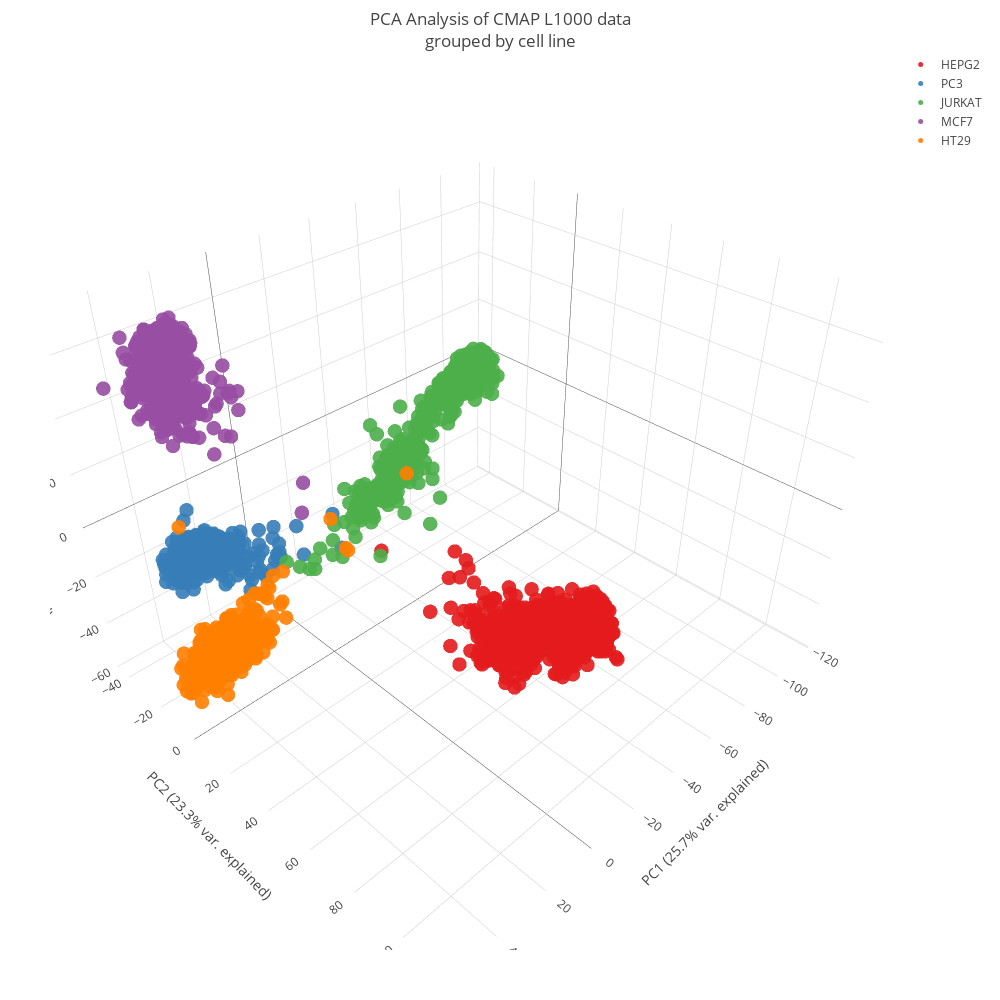

Notebook code for this chart:
### Code cell
fig = plot3dScatter(pcaDataframe, 'cellType', varLabelDict, annotationColumn='perturbationLabel', title='PCA Analysis of CMAP L1000 data<br>grouped by cell line')
iplot(fig)

### Figure 1 — Plotly figure (JSON) as saved in the notebook; plotly's stock layout.template omitted (floating-point values rounded to 4 significant figures; data arrays with more than 128 entries replaced by an {"elided": "..."} marker saying what was removed)
{"data": [{"marker": {"color": "#e41a1c", "opacity": 0.9, "size": 5}, "mode": "markers", "name": "HEPG2", "text": {"elided": "1082 str values"}, "type": "scatter3d", "x": {"elided": "1082 float values"}, "y": {"elided": "1082 float values"}, "z": {"elided": "1082 float values"}}, {"marker": {"color": "#377eb8", "opacity": 0.9, "size": 5}, "mode": "markers", "name": "PC3", "text": {"elided": "1081 str values"}, "type": "scatter3d", "x": {"elided": "1081 float values"}, "y": {"elided": "1081 float values"}, "z": {"elided": "1081 float values"}}, {"marker": {"color": "#4daf4a", "opacity": 0.9, "size": 5}, "mode": "markers", "name": "JURKAT", "text": {"elided": "1051 str values"}, "type": "scatter3d", "x": {"elided": "1051 float values"}, "y": {"elided": "1051 float values"}, "z": {"elided": "1051 float values"}}, {"marker": {"color": "#984ea3", "opacity": 0.9, "size": 5}, "mode": "markers", "name": "MCF7", "text": {"elided": "1109 str values"}, "type": "scatter3d", "x": {"elided": "1109 float values"}, "y": {"elided": "1109 float values"}, "z": {"elided": "1109 float values"}}, {"marker": {"color": "#ff7f00", "opacity": 0.9, "size": 5}, "mode": "markers", "name": "HT29", "text": {"elided": "1126 str values"}, "type": "scatter3d", "x": {"elided": "1126 float values"}, "y": {"elided": "1126 float values"}, "z": {"elided": "1126 float values"}}], "layout": {"height": 1000, "hovermode": "closest", "margin": {"b": 50, "l": 50, "r": 50, "t": 50}, "scene": {"xaxis": {"title": "PC1 (25.7% var. explained)"}, "yaxis": {"title": "PC2 (23.3% var. explained)"}, "zaxis": {"title": "PC3 (12.6% var. explained)"}}, "title": "PCA Analysis of CMAP L1000 data<br>grouped by cell line", "width": 1000}}
